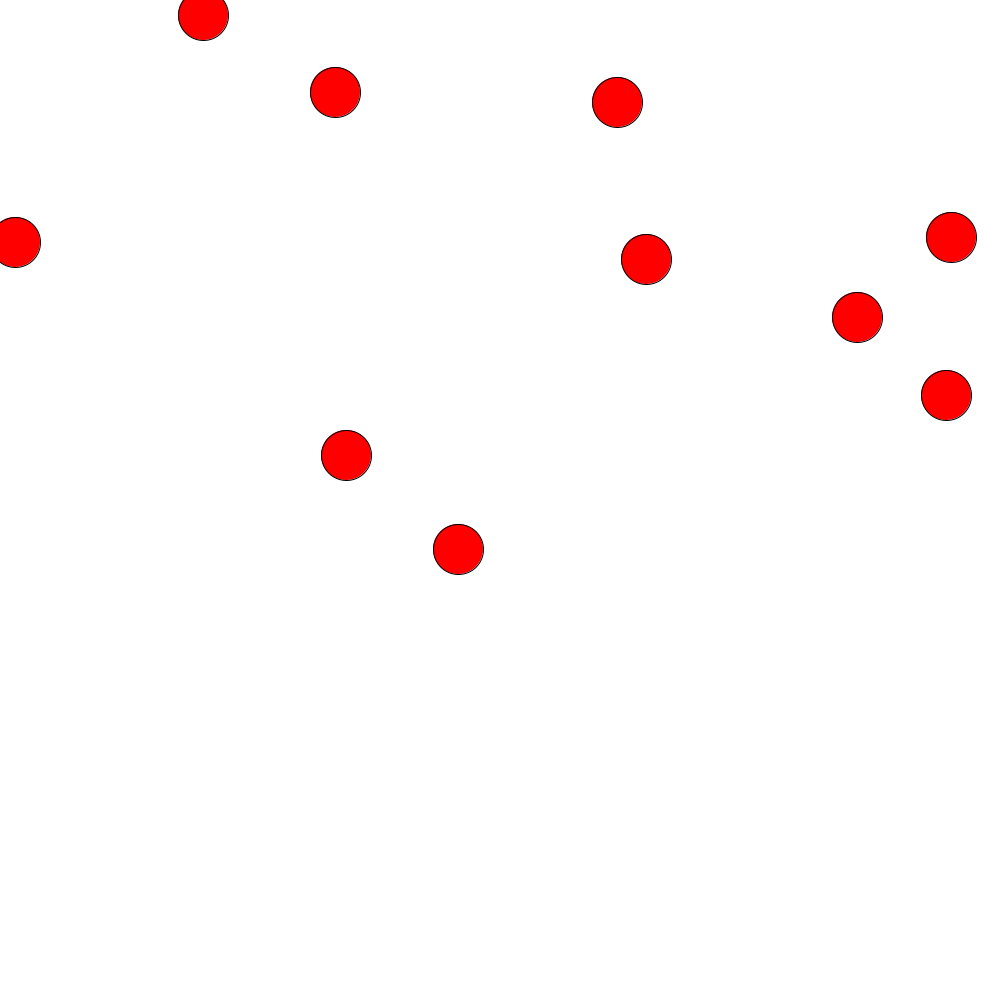
Frame 1 (no input)
Frame 60 (the mouse pressed at the canvas centre just before this capture): identical to frame 1, image omitted
Frame 120 (the mouse held since frame 60 and released just before this capture): identical to frame 1, image omitted

The Processing sketch that drew this single still picture (run headless with seeded random() and noise(); from frame 60 on, the mouse is pressed at the canvas centre):

// Processing sketch: studio_4_loops_and_arrays
// ── studio_4_loops_and_arrays.pde
int numPoints = 10; // a variable to determine how many circles we want to draw
int[] posX; // an array to hold our X positions
int[] posY; // an array to hold our Y positions

void setup() {
  size(1000, 1000); // size of our canvas

  // Lets initialise our arrays like before
  posX = new int[numPoints]; // make 10 empty ints for X
  posY = new int[numPoints]; // make 10 empty ints for Y

  for ( int i =0; i <numPoints; i++) { // run 10 times
    posX[i] = int(random(width)); // loop through and add 10 random X values
    posY[i] = int(random(height)); // loop through and add 10 random Y values
  }
}

void draw() {
  background(255);

  for ( int i =0; i <numPoints; i++) { // will run 10 times
    fill(255, 0, 0); // fill them with red
    circle(posX[i], posY[i], 50); // draw them at stored pos
  }
}

void keyPressed() {
  // Lets completely wipe our arrays clean and "reset" them
  posX = new int[numPoints]; 
  posY = new int[numPoints]; 

  for ( int i =0; i <numPoints; i++) { // run 10 times
    posX[i] = int(random(width)); // loop through and add 10 new random X values
    posY[i] = int(random(height)); // loop through and add 10 new random X values
  }
}
